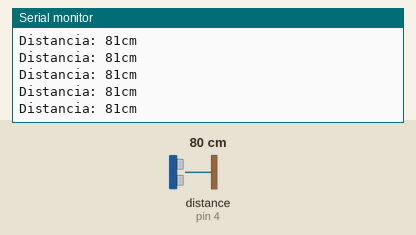
This sketch was run on a simulated Arduino Uno, built with avr-gcc and run on an emulated ATmega328P. Parts: the last lines printed to the serial monitor. Inputs (shaded band) come from the test bench; at power-on: distance to the obstacle (sensor on pin 4) 80 cm. The echo pulse lasts 58.3 µs per cm.

Above: at 1.2 s.
1.3 s: distance to the obstacle (sensor on pin 4) set to 4 cm
At 1.34 s:
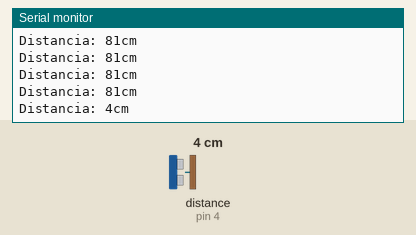
4.3 s: distance to the obstacle (sensor on pin 4) set to 2 cm
At 4.3 s:
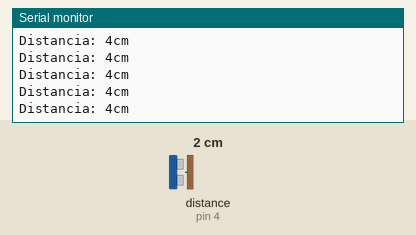
7.3 s: distance to the obstacle (sensor on pin 4) set to 60 cm
At 7.41 s:
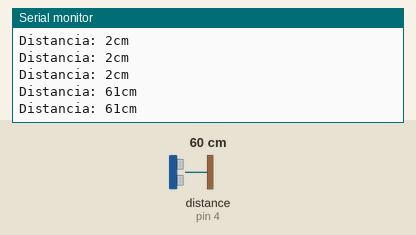
10.3 s: distance to the obstacle (sensor on pin 4) set to 120 cm
At 10.41 s:
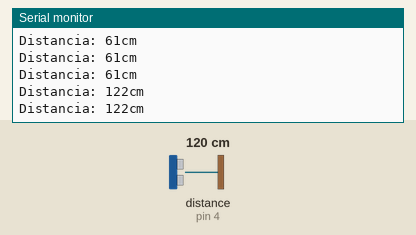
13.3 s: distance to the obstacle (sensor on pin 4) set to 299 cm
At 13.42 s:
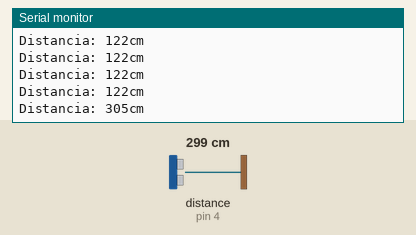
16.3 s: distance to the obstacle (sensor on pin 4) set to 9 cm
At 16.36 s:
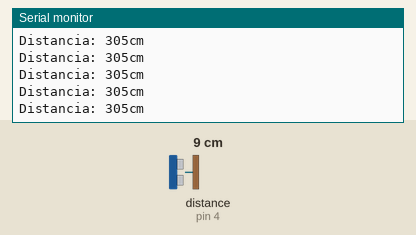
Timing chart, 0 to 19.3 s (numbered marks = the images above; inputs shaded):
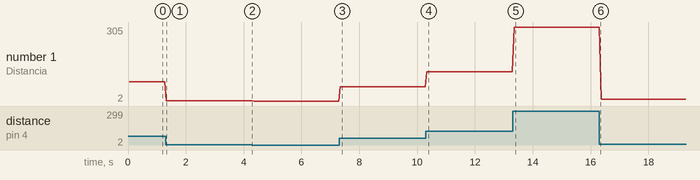

The sketch:

sketch_feb24c.ino
```cpp
#include <NewPing.h>

#define PING_PIN  4  // Arduino pin tied to both trigger and echo pins on the ultrasonic sensor.
#define MAX_DISTANCE 500 // Maximum distance we want to ping for (in centimeters). Maximum sensor distance is rated at 400-500cm.

NewPing sonar(PING_PIN, PING_PIN, MAX_DISTANCE); // NewPing setup of pin and maximum distance.

void setup() {
  Serial.begin(9600); // Open serial monitor at 115200 baud to see ping results.
}

void loop() {
  delay(50);                     // Wait 50ms between pings (about 20 pings/sec). 29ms should be the shortest delay between pings.
  Serial.print("Distancia: ");
  Serial.print(sonar.ping_cm()); // Send ping, get distance in cm and print result (0 = outside set distance range)
  Serial.println("cm");
}
```

Measured:
- after the input at 1.3 s, the serial monitor: prints a new line at once (image 1)
- after the input at 7.3 s, the serial monitor: prints a new line after 0.05 s (image 3)
- after the input at 10.3 s, the serial monitor: prints a new line at once (image 4)
- after the input at 13.3 s, the serial monitor: prints a new line after 0.05 s (image 5)
- plotted number 1: 81 → 4 after the input at 1.3 s, 4 → 2 after the input at 4.3 s, 2 → 61 after the input at 7.3 s, 61 → 122 after the input at 10.3 s, 122 → 305 after the input at 13.3 s
